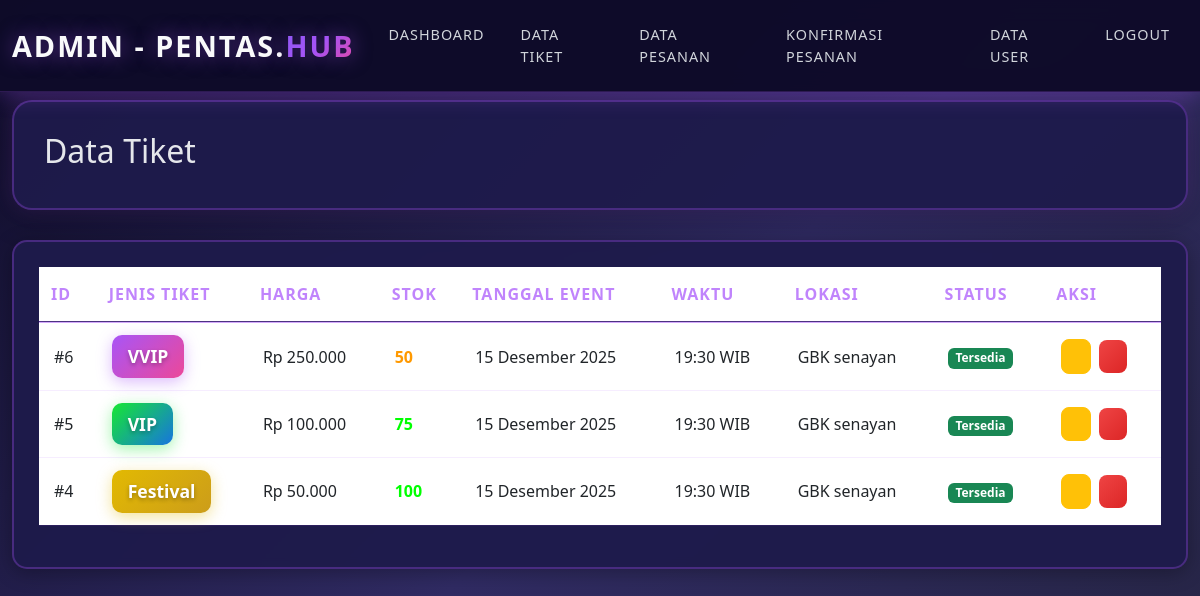
/admin/data_tiket.php (signed in), run on an earlier commit of the app's database.
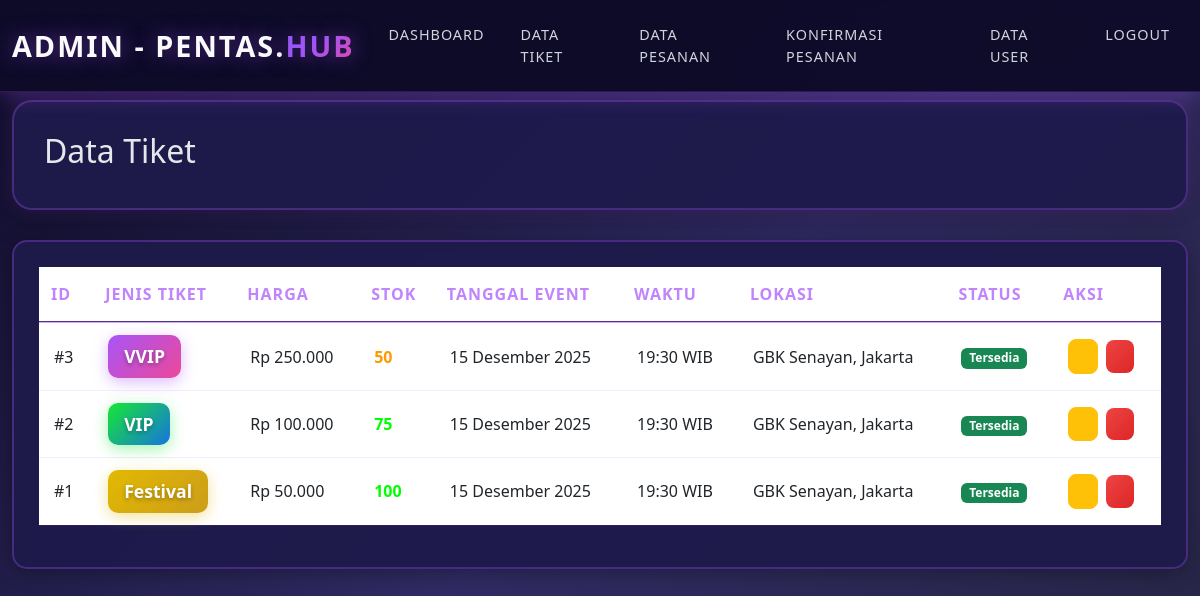
And on a later commit of the database.
### tables this page shows
CREATE TABLE `tiket` (
  `id` int(11) NOT NULL AUTO_INCREMENT,
  `jenis_tiket` varchar(50) NOT NULL,
  `harga` int(11) NOT NULL,
  `stok` int(11) NOT NULL,
  `deskripsi` text DEFAULT NULL,
  `tanggal_event` date NOT NULL,
  `waktu_event` time NOT NULL,
  `lokasi` varchar(200) NOT NULL,
  `gambar` varchar(255) DEFAULT NULL,
  `status` enum('tersedia','habis') NOT NULL DEFAULT 'tersedia',
  `created_at` timestamp NOT NULL DEFAULT current_timestamp(),
  PRIMARY KEY (`id`)
);

### includes/functions.php (called while the page is built, shortened)
<?php
function formatRupiah($angka) {
    return 'Rp ' . number_format($angka, 0, ',', '.');
}
function formatTanggal($tanggal) {
    $bulan = array(
        1 => 'Januari', 'Februari', 'Maret', 'April', 'Mei', 'Juni',
        'Juli', 'Agustus', 'September', 'Oktober', 'November', 'Desember'
    );
    $split = explode('-', $tanggal);
    return $split[2] . ' ' . $bulan[(int)$split[1]] . ' ' . $split[0];
}
function formatWaktu($waktu) {
    return date('H:i', strtotime($waktu)) . ' WIB';
}
?>

### admin/data_tiket.php (the view, shortened to what this page needs)
<?php
require_once '../includes/config.php';
require_once '../includes/functions.php';
$query = mysqli_query($conn, "SELECT * FROM tiket ORDER BY id DESC");
?>
<!DOCTYPE html>
<html lang="id">
<head>
    <link href="https://cdn.jsdelivr.net/npm/bootstrap@5.3.0/dist/css/bootstrap.min.css" rel="stylesheet">
    <link rel="stylesheet" href="../assets./css/styles.css"
    <link rel="stylesheet" href="https://cdnjs.cloudflare.com/ajax/libs/font-awesome/6.4.0/css/all.min.css">
</head>
<body>
    <nav class="navbar navbar-expand-lg navbar-dark fixed-top">
        <div class="container-fluid">
            <a class="navbar-brand" href="dashboard.php">
                ADMIN - PENTAS.<span>HUB</span>
            </a>
           <div class="collapse navbar-collapse" id="navbarNav">
                <ul class="navbar-nav ms-auto">
                    <li class="nav-item">
                        <a class="nav-link active" href="dashboard.php">Dashboard</a>
                    </li>
                    <li class="nav-item">
                        <a class="nav-link" href="data_tiket.php">Data Tiket</a>
                    </li>
                    <li class="nav-item">
                        <a class="nav-link" href="data_pesanan.php">Data Pesanan</a>
                    </li>
                    <li class="nav-item">
                        <a class="nav-link" href="konfirmasi-pesanan.php">Konfirmasi Pesanan</a>
                    </li>
                    <li class="nav-item">
                        <a class="nav-link" href="data_user.php">Data User</a>
                    </li>
                    <li class="nav-item">
                        <a class="nav-link" href="../logout.php">Logout</a>
                    </li>
                </ul>
            </div>
        </div>
    </nav>
    <div class="dashboard-container" style="margin-top: 80px;">
        <div class="container-fluid">
            <div class="dashboard-header">
                <h2>
                    <i class="fas fa-ticket-alt"></i> Data Tiket
                </h2>
            </div>
            <div class="card-custom">
                <div class="table-responsive">
                    <table class="table table-custom table-hover">
                        <thead>
                            <tr>
                                <th>ID</th>
                                <th>Jenis Tiket</th>
                                <th>Harga</th>
                                <th>Stok</th>
                                <th>Tanggal Event</th>
                                <th>Waktu</th>
                                <th>Lokasi</th>
                                <th>Status</th>
                                <th>Aksi</th>
                            </tr>
                        </thead>
                        <tbody>
                            <?php while($tiket = mysqli_fetch_assoc($query)): ?>
                            <tr>
                                <td>#<?= $tiket['id'] ?></td>
                                <td>
                                    <?php if($tiket['jenis_tiket'] == 'VVIP'): ?>
                                        <span class="badge-vvip"><?= $tiket['jenis_tiket'] ?></span>
                                    <?php elseif($tiket['jenis_tiket'] == 'VIP'): ?>
                                        <span class="badge-vip"><?= $tiket['jenis_tiket'] ?></span>
                                    <?php else: ?>
                                        <span class="badge-festival"><?= $tiket['jenis_tiket'] ?></span>
                                    <?php endif; ?>
                                </td>
                                <td><?= formatRupiah($tiket['harga']) ?></td>
                                <td>
                                    <strong style="color: <?= $tiket['stok'] > 50 ? '#00ff00' : ($tiket['stok'] > 0 ? '#ff9900' : '#ff0000') ?>">
                                        <?= $tiket['stok'] ?>
                                    </strong>
                                </td>
                                <td><?= formatTanggal($tiket['tanggal_event']) ?></td>
                                <td><?= formatWaktu($tiket['waktu_event']) ?></td>
                                <td><?= $tiket['lokasi'] ?></td>
                                <td>
                                    <?php if($tiket['status'] == 'tersedia'): ?>
                                        <span class="badge bg-success">Tersedia</span>
                                    <?php else: ?>
                                        <span class="badge bg-danger">Habis</span>
                                    <?php endif; ?>
                                </td>
                                <td>
                                    <a href="edit_tiket.php?id=<?= $tiket['id'] ?>" class="btn btn-sm btn-warning">
                                    </a>
                                    <a href="hapus_tiket.php?id=<?= $tiket['id'] ?>"
                                       class="btn btn-sm btn-danger"
                                       onclick="return confirm('Yakin ingin menghapus tiket ini?')">
                                    </a>
                                </td>
                            </tr>
                            <?php endwhile; ?>
                        </tbody>
                    </table>
                </div>
            </div>
        </div>
    </div>
</body>
</html>

### assets/css/styles.css (style rules this page uses)
* { margin: 0; padding: 0; box-sizing: border-box; }
:root { --purple-dark: #0f0c29; --purple-mid: #1e1b4b; --purple-light: #312e81; --gradient-primary: linear-gradient(135deg, #8b5cf6 0%, #a855f7 50%, #ec4899 100%); --gradient-vvip: linear-gradient(135deg, #a855f7 0%, #ec4899 100%); --gradient-vip: linear-gradient(135deg, #16e732 0%, #1774df 100%); --gradient-festival: linear-gradient(135deg, #e2b902 0%, #cc9d1a 100%); --text-primary: #e5e7eb; --text-secondary: #9ca3af; --border-color: rgba(168, 85, 247, 0.3); --shadow-primary: 0 4px 20px rgba(168, 85, 247, 0.3); --shadow-hover: 0 8px 30px rgba(168, 85, 247, 0.6); }
body { font-family: 'Segoe UI', Tahoma, Geneva, Verdana, sans-serif; background: linear-gradient(135deg, var(--purple-dark) 0%, #302b63 50%, #24243e 100%); color: var(--text-primary); min-height: 100vh; overflow-x: hidden; }
.navbar { background: rgba(15, 12, 41, 0.98) !important; box-shadow: var(--shadow-primary); padding: 1rem 0; backdrop-filter: blur(10px); border-bottom: 1px solid rgba(168, 85, 247, 0.2); z-index: 1000; }
.navbar-brand { font-size: 1.8rem; font-weight: bold; color: #f9fafb !important; text-transform: uppercase; letter-spacing: 2px; text-shadow: 0 0 20px rgba(168, 85, 247, 0.5); }
.navbar-brand span { background: var(--gradient-primary); -webkit-background-clip: text; -webkit-text-fill-color: transparent; background-clip: text; }
.nav-link { color: #d1d5db !important; margin: 0 10px; transition: all 0.3s ease; text-transform: uppercase; font-size: 0.9rem; letter-spacing: 1px; position: relative; }
.nav-link::after { content: ''; position: absolute; bottom: -5px; left: 0; width: 0; height: 2px; background: var(--gradient-primary); transition: width 0.3s ease; }
.btn-danger { background: linear-gradient(135deg, #ef4444 0%, #dc2626 100%) !important; border: none !important; color: white !important; font-weight: 600; }
.btn-sm { padding: 6px 12px !important; font-size: 0.85rem !important; border-radius: 8px !important; transition: all 0.2s ease !important; margin: 2px !important; }
.badge-vvip { background: var(--gradient-vvip); color: #ffffff; font-weight: 800; padding: 8px 16px; border-radius: 10px; text-shadow: 0 2px 4px rgba(0, 0, 0, 0.3); box-shadow: 0 4px 15px rgba(168, 85, 247, 0.4); display: inline-block; font-size: 1.1rem; }
.badge-vip { background: var(--gradient-vip); color: #ffffff; font-weight: 800; padding: 8px 16px; border-radius: 10px; text-shadow: 0 2px 4px rgba(0, 0, 0, 0.3); box-shadow: 0 4px 15px rgba(22, 231, 50, 0.4); display: inline-block; font-size: 1.1rem; }
.badge-festival { background: var(--gradient-festival); color: #ffffff; font-weight: 800; padding: 8px 16px; border-radius: 10px; text-shadow: 0 2px 4px rgba(0, 0, 0, 0.3); box-shadow: 0 4px 15px rgba(226, 185, 2, 0.4); display: inline-block; font-size: 1.1rem; }
.dashboard-container, .dashboard-admin { padding: 20px 0; min-height: 100vh; }
.dashboard-header { background: rgba(30, 27, 75, 0.95); border: 2px solid var(--border-color); border-radius: 20px; padding: 30px; margin-bottom: 30px; box-shadow: 0 8px 32px rgba(0, 0, 0, 0.3), 0 0 20px rgba(168, 85, 247, 0.2); }
.card-custom { background: rgba(30, 27, 75, 0.95); border: 2px solid var(--border-color); border-radius: 15px; padding: 25px; margin-bottom: 25px; transition: all 0.3s ease; box-shadow: 0 4px 20px rgba(0, 0, 0, 0.3); backdrop-filter: blur(5px); }
.table { min-width: 100%; color: var(--text-primary); border-collapse: collapse; }
.table thead { background: rgba(139, 92, 246, 0.2); backdrop-filter: blur(5px); }
.table thead th { padding: 15px 12px; font-weight: 700; text-transform: uppercase; letter-spacing: 1px; color: #c084fc; border-bottom: 2px solid rgba(168, 85, 247, 0.5); }
.table tbody tr { border-bottom: 1px solid rgba(168, 85, 247, 0.1); transition: all 0.2s ease; }
.table td, .table th { padding: 12px 15px; vertical-align: middle; }

What changed in the data, as far as the page shows it:
removed tiket: id "6", jenis_tiket "VVIP", harga "Rp 250.000", stok "50", tanggal_event "15 Desember 2025", waktu_event "19:30 WIB", lokasi "GBK senayan", status "Tersedia"
removed tiket: id "5", jenis_tiket "VIP", harga "Rp 100.000", stok "75", tanggal_event "15 Desember 2025", waktu_event "19:30 WIB", lokasi "GBK senayan", status "Tersedia"
removed tiket: id "4", jenis_tiket "Festival", harga "Rp 50.000", stok "100", tanggal_event "15 Desember 2025", waktu_event "19:30 WIB", lokasi "GBK senayan", status "Tersedia"
added tiket: id "3", jenis_tiket "VVIP", harga "Rp 250.000", stok "50", tanggal_event "15 Desember 2025", waktu_event "19:30 WIB", lokasi "GBK Senayan, Jakarta", status "Tersedia"
added tiket: id "2", jenis_tiket "VIP", harga "Rp 100.000", stok "75", tanggal_event "15 Desember 2025", waktu_event "19:30 WIB", lokasi "GBK Senayan, Jakarta", status "Tersedia"
added tiket: id "1", jenis_tiket "Festival", harga "Rp 50.000", stok "100", tanggal_event "15 Desember 2025", waktu_event "19:30 WIB", lokasi "GBK Senayan, Jakarta", status "Tersedia"
